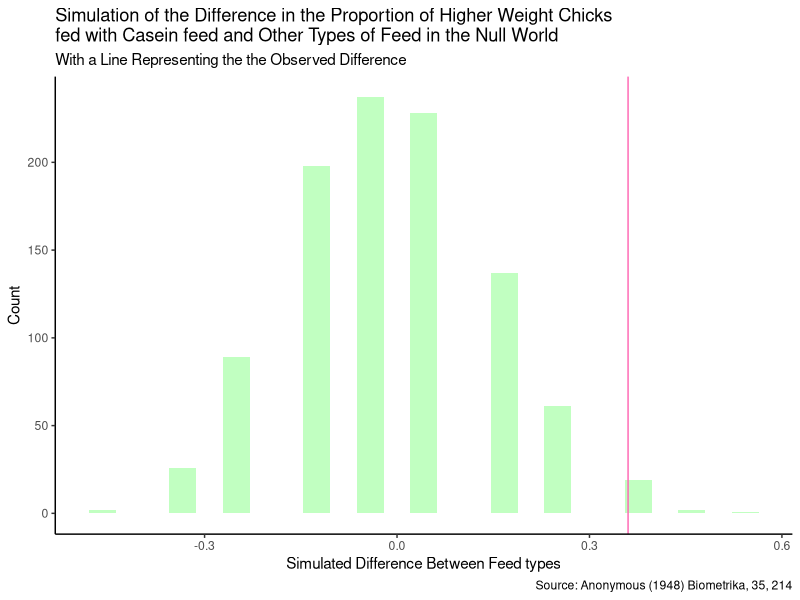

Here is the R script that generated this plot:
## ---- chunk 1
#| message: false
#| warning: false

library(tidyverse)

## ---- chunk 2
casein <- chickwts |>
  mutate(feed= fct_collapse(feed, other = c("linseed", "sunflower", "soybean", "horsebean", "meatmeal")))

casein$weight2 <- ifelse(casein$weight > 265, 'HIGH', 'LOW')
casein_final <- tibble(casein |>
  select(feed, weight2) |>
  mutate(weight = as.factor(weight2)) |>
  select(-weight2))

casein_final 
## ---- chunk 3
casein_summary <- casein_final |>
 group_by(feed) |>
  summarise(prop_high = mean (weight=="HIGH"))
observed_diff_cas <- casein_summary [[2]][1] -casein_summary[[2]][2]
casein_summary
observed_diff_cas 
## ---- chunk 4
create_summary_obsdiff <- function(data, treatment, outcome, prop) {
  sum <- data |>
 group_by({{treatment}}) |>
  summarise(prop_yes = mean ({{outcome}}== prop))
  observed_diff <- sum [[2]][1] -sum[[2]][2]
print(sum)
observed_diff 
  } 

create_summary_obsdiff(casein_final, feed, weight, "HIGH")
## ---- chunk 5
dolphin_data <- tibble(treatment = rep(c("Dolphin", "Control"), each = 15),
                       improve = c(rep("Yes", 10), rep("No", 5), 
                                   rep("Yes", 3), rep("No", 12)))

create_summary_obsdiff(dolphin_data, treatment, improve, "Yes")
## ---- chunk 6
simulated_diff_cas <- vector("double", 1000)
for(i in 1:1000) {
  casein_summary1 <- casein_final |>
  mutate(shuffled_treatment = sample(feed)) |>
  group_by(shuffled_treatment) |>
  summarize(prop_yes = mean (weight=="HIGH"))
simulated_diff_cas[[i]] <- casein_summary1[[2]][1]-casein_summary1[[2]][2]
}
## ---- chunk 7
null_world_cas <- tibble(simulated_diff_cas = simulated_diff_cas)
ggplot(null_world_cas, aes(x=simulated_diff_cas)) +
  geom_histogram(bins= 25, fill= "darkseagreen1")+
  geom_vline(xintercept= observed_diff_cas, color= "hotpink") +
  theme_classic() + 
  labs(x= "Simulated Difference Between Feed types", y= "Count",
       title= "Simulation of the Difference in the Proportion of Higher Weight Chicks 
fed with Casein feed and Other Types of Feed in the Null World", subtitle= "With a Line Representing the the Observed Difference", 
caption="Source: Anonymous (1948) Biometrika, 35, 214")

## ---- chunk 8
p_value <- sum(simulated_diff_cas>=observed_diff_cas)/1000
p_value
